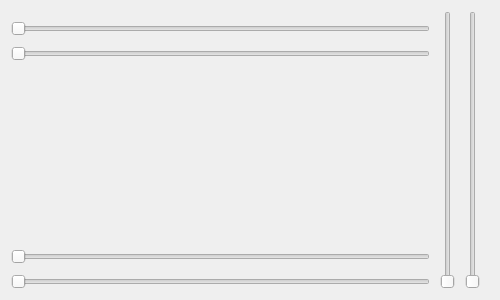
<?xml version="1.0" encoding="UTF-8"?>
<ui version="4.0">
 <class>frmSliderTip</class>
 <widget class="QWidget" name="frmSliderTip">
  <property name="geometry">
   <rect>
    <x>0</x>
    <y>0</y>
    <width>500</width>
    <height>300</height>
   </rect>
  </property>
  <property name="windowTitle">
   <string>Form</string>
  </property>
  <layout class="QGridLayout" name="gridLayout">
   <property name="rightMargin">
    <number>20</number>
   </property>
   <property name="spacing">
    <number>10</number>
   </property>
   <item row="5" column="0">
    <widget class="SliderTip" name="horizontalSlider4">
     <property name="sizePolicy">
      <sizepolicy hsizetype="Expanding" vsizetype="Fixed">
       <horstretch>0</horstretch>
       <verstretch>0</verstretch>
      </sizepolicy>
     </property>
     <property name="orientation">
      <enum>Qt::Horizontal</enum>
     </property>
    </widget>
   </item>
   <item row="4" column="0">
    <widget class="SliderTip" name="horizontalSlider3">
     <property name="sizePolicy">
      <sizepolicy hsizetype="Expanding" vsizetype="Fixed">
       <horstretch>0</horstretch>
       <verstretch>0</verstretch>
      </sizepolicy>
     </property>
     <property name="orientation">
      <enum>Qt::Horizontal</enum>
     </property>
     <property name="invertedControls">
      <bool>false</bool>
     </property>
    </widget>
   </item>
   <item row="2" column="0">
    <widget class="SliderTip" name="horizontalSlider2">
     <property name="sizePolicy">
      <sizepolicy hsizetype="Expanding" vsizetype="Fixed">
       <horstretch>0</horstretch>
       <verstretch>0</verstretch>
      </sizepolicy>
     </property>
     <property name="orientation">
      <enum>Qt::Horizontal</enum>
     </property>
    </widget>
   </item>
   <item row="0" column="2" rowspan="6">
    <widget class="SliderTip" name="verticalSlider2">
     <property name="orientation">
      <enum>Qt::Vertical</enum>
     </property>
    </widget>
   </item>
   <item row="0" column="1" rowspan="6">
    <widget class="SliderTip" name="verticalSlider1">
     <property name="orientation">
      <enum>Qt::Vertical</enum>
     </property>
    </widget>
   </item>
   <item row="1" column="0">
    <widget class="SliderTip" name="horizontalSlider1">
     <property name="sizePolicy">
      <sizepolicy hsizetype="Expanding" vsizetype="Fixed">
       <horstretch>0</horstretch>
       <verstretch>0</verstretch>
      </sizepolicy>
     </property>
     <property name="orientation">
      <enum>Qt::Horizontal</enum>
     </property>
    </widget>
   </item>
   <item row="3" column="0">
    <spacer name="spacer">
     <property name="orientation">
      <enum>Qt::Vertical</enum>
     </property>
     <property name="sizeHint" stdset="0">
      <size>
       <width>20</width>
       <height>40</height>
      </size>
     </property>
    </spacer>
   </item>
  </layout>
 </widget>
 <customwidgets>
  <customwidget>
   <class>SliderTip</class>
   <extends>QSlider</extends>
   <header>slidertip.h</header>
  </customwidget>
 </customwidgets>
 <resources/>
 <connections/>
</ui>
